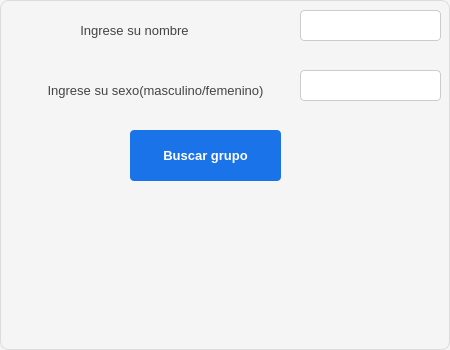
<?xml version="1.0" encoding="UTF-8"?>
<ui version="4.0">
 <class>Dialog</class>
 <widget class="QDialog" name="Dialog">
  <property name="geometry">
   <rect>
    <x>0</x>
    <y>0</y>
    <width>450</width>
    <height>350</height>
   </rect>
  </property>
  <property name="font">
   <font>
    <pointsize>10</pointsize>
   </font>
  </property>
  <property name="windowTitle">
   <string>Grupos  A y B</string>
  </property>
  <property name="styleSheet">
   <string notr="true">/* Estilo general del diálogo */
QDialog {
    background-color: #f5f5f5;   /* Fondo claro */
    border: 1px solid #dcdcdc;   /* Borde sutil */
    border-radius: 8px;          /* Esquinas suaves */
    color: #333333;              /* Texto neutro */
}

/* Etiquetas */
QLabel {
    color: #444444;              /* Gris oscuro para contraste */
    padding: 4px;
}

/* Campos de texto */
QLineEdit {
    background-color: #ffffff;   /* Fondo blanco */
    border: 1px solid #cccccc;   /* Borde suave */
    border-radius: 4px;
    padding: 6px;
    selection-background-color: #87cefa; /* Azul claro al seleccionar */
    selection-color: #000000;
}

QLineEdit:focus {
    border: 1px solid #1a73e8;   /* Azul corporativo al enfocar */
    background-color: #fafafa;
}

/* Botones */
QPushButton {
    background-color: #1a73e8;   /* Azul profesional */
    color: #ffffff;
    border: none;
    border-radius: 4px;
    padding: 8px 14px;
    font-weight: bold;
}

QPushButton:hover {
    background-color: #1669c1;   /* Azul más intenso al pasar el cursor */
}

QPushButton:pressed {
    background-color: #0d47a1;   /* Azul profundo al presionar */
}

QPushButton:disabled {
    background-color: #e0e0e0;   /* Gris claro para deshabilitado */
    color: #888888;
}
</string>
  </property>
  <widget class="QLabel" name="label">
   <property name="geometry">
    <rect>
     <x>14</x>
     <y>15</y>
     <width>241</width>
     <height>31</height>
    </rect>
   </property>
   <property name="text">
    <string>Ingrese su nombre</string>
   </property>
   <property name="alignment">
    <set>Qt::AlignCenter</set>
   </property>
  </widget>
  <widget class="QLabel" name="label_2">
   <property name="geometry">
    <rect>
     <x>10</x>
     <y>75</y>
     <width>291</width>
     <height>31</height>
    </rect>
   </property>
   <property name="text">
    <string>Ingrese su sexo(masculino/femenino)</string>
   </property>
   <property name="alignment">
    <set>Qt::AlignCenter</set>
   </property>
  </widget>
  <widget class="QLineEdit" name="ent_n">
   <property name="geometry">
    <rect>
     <x>300</x>
     <y>10</y>
     <width>141</width>
     <height>31</height>
    </rect>
   </property>
  </widget>
  <widget class="QLineEdit" name="ent_s">
   <property name="geometry">
    <rect>
     <x>300</x>
     <y>70</y>
     <width>141</width>
     <height>31</height>
    </rect>
   </property>
  </widget>
  <widget class="QPushButton" name="btn_buscar">
   <property name="geometry">
    <rect>
     <x>130</x>
     <y>130</y>
     <width>151</width>
     <height>51</height>
    </rect>
   </property>
   <property name="text">
    <string>Buscar grupo</string>
   </property>
  </widget>
  <widget class="QLabel" name="lbl_resultado">
   <property name="geometry">
    <rect>
     <x>10</x>
     <y>210</y>
     <width>441</width>
     <height>61</height>
    </rect>
   </property>
   <property name="text">
    <string/>
   </property>
   <property name="alignment">
    <set>Qt::AlignCenter</set>
   </property>
  </widget>
 </widget>
 <resources/>
 <connections/>
</ui>
